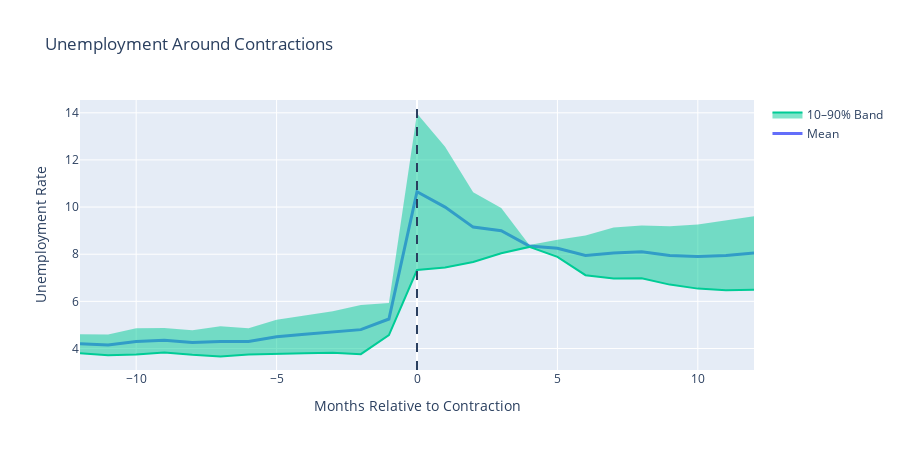

Notebook code cell kept with this figure:
### Code cell
# event study: unemployment

WINDOW = 12

windows = event_window(
    df["UNRATE"],
    contraction_dates,
    window=WINDOW
)

mean_path = windows.mean()
p10 = windows.quantile(0.10)
p90 = windows.quantile(0.90)

fig = go.Figure()

fig.add_trace(go.Scatter(
    x=mean_path.index,
    y=mean_path,
    name="Mean",
    line=dict(width=3)
))

fig.add_trace(go.Scatter(
    x=mean_path.index,
    y=p90,
    line=dict(width=0),
    showlegend=False
))

fig.add_trace(go.Scatter(
    x=mean_path.index,
    y=p10,
    fill="tonexty",
    name="10–90% Band",
    opacity=0.3
))

fig.add_vline(x=0, line_dash="dash")

fig.update_layout(
    title="Unemployment Around Contractions",
    xaxis_title="Months Relative to Contraction",
    yaxis_title="Unemployment Rate",
    height=450
)

fig.show()

### Figure 1 — Plotly figure (JSON) as saved in the notebook; plotly's stock layout.template omitted (floating-point values rounded to 4 significant figures)
{"data": [{"line": {"width": 3}, "name": "Mean", "type": "scatter", "x": [-12, -11, -10, -9, -8, -7, -6, -5, -4, -3, -2, -1, 0, 1, 2, 3, 4, 5, 6, 7, 8, 9, 10, 11, 12], "y": [4.2, 4.15, 4.3, 4.35, 4.25, 4.3, 4.3, 4.5, 4.6, 4.7, 4.8, 5.25, 10.65, 10, 9.15, 9, 8.35, 8.25, 7.95, 8.05, 8.1, 7.95, 7.9, 7.95, 8.05]}, {"line": {"width": 0}, "showlegend": false, "type": "scatter", "x": [-12, -11, -10, -9, -8, -7, -6, -5, -4, -3, -2, -1, 0, 1, 2, 3, 4, 5, 6, 7, 8, 9, 10, 11, 12], "y": [4.6, 4.59, 4.86, 4.87, 4.77, 4.94, 4.86, 5.22, 5.4, 5.58, 5.84, 5.93, 13.97, 12.56, 10.63, 9.96, 8.39, 8.61, 8.79, 9.13, 9.22, 9.19, 9.26, 9.43, 9.61]}, {"fill": "tonexty", "name": "10–90% Band", "opacity": 0.3, "type": "scatter", "x": [-12, -11, -10, -9, -8, -7, -6, -5, -4, -3, -2, -1, 0, 1, 2, 3, 4, 5, 6, 7, 8, 9, 10, 11, 12], "y": [3.8, 3.71, 3.74, 3.83, 3.73, 3.66, 3.74, 3.78, 3.8, 3.82, 3.76, 4.57, 7.33, 7.44, 7.67, 8.04, 8.31, 7.89, 7.11, 6.97, 6.98, 6.71, 6.54, 6.47, 6.49]}], "layout": {"height": 450, "shapes": [{"line": {"dash": "dash"}, "type": "line", "x0": 0, "x1": 0, "xref": "x", "y0": 0, "y1": 1, "yref": "y domain"}], "title": {"text": "Unemployment Around Contractions"}, "xaxis": {"title": {"text": "Months Relative to Contraction"}}, "yaxis": {"title": {"text": "Unemployment Rate"}}}}
